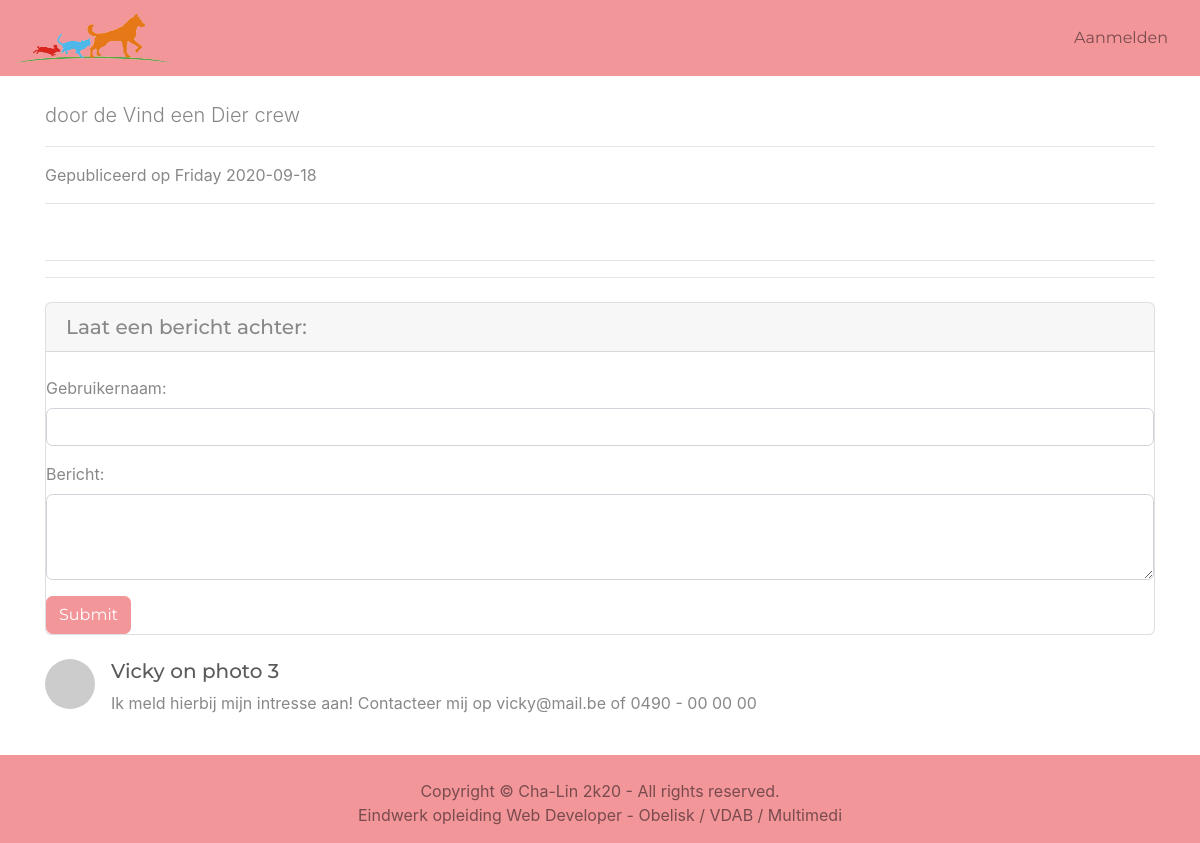
The app's page /photo.php?id=3 with its own data.
### tables this page shows
CREATE TABLE `comments` (
  `CommentID` int(11) NOT NULL,
  `FotoID` int(11) NOT NULL,
  `Gebruiker` varchar(25) NOT NULL,
  `Bericht` text NOT NULL
);

### admin/includes/Database.php (called while the page is built, shortened)
<?php
class Database
{
    public $connection;
    public function open_db_connection(){
        $this->connection = mysqli_connect(DB_HOST, DB_USER, DB_PASS, DB_NAME);
    }
    public function query($sql){
        $result = $this->connection->query($sql);
        return $result;
    }
    public function escape_string($string){
        $escaped_string = $this->connection->real_escape_string($string);
        return $escaped_string;
    }
}
$database = new Database();
?>

### admin/includes/Db_object.php (called while the page is built, shortened)
<?php
class Db_object
{
    public static function find_by_id($ObjectID, $ObjectIdColumnName){
        $result = static::find_this_query("SELECT * FROM " . static::$db_table . " WHERE " . $ObjectIdColumnName . "=$ObjectID LIMIT 1");
        return !empty($result) ? array_shift($result) : false;
    }
    public static function find_this_query($sql){
        global $database;
        $result = $database->query($sql);
        $the_object_array = array();
        while ($row = mysqli_fetch_array($result)){
            $the_object_array[] = static::instantie($row);
        }
        return $the_object_array;
    }
    public static function instantie($result){
        $the_object = new $calling_class;
        foreach ($result as $the_attribute => $value) {
            if($the_object->has_the_attribute($the_attribute)){
                $the_object->$the_attribute = $value;
            }
        }
        return $the_object;
    }
    private function has_the_attribute($the_attribute){
        $object_properties = get_object_vars($this);
        return array_key_exists($the_attribute, $object_properties);
    }
}

### admin/includes/Comment.php (called while the page is built, shortened)
<?php
class Comment extends Db_object
{
    protected static $db_table = "comments";
    public static function find_the_comment($FotoID){
        global $database;
        $sql = "SELECT * FROM " . self::$db_table;
        $sql .= " WHERE FotoID = " . $database->escape_string($FotoID);
        $sql .= " ORDER BY FotoID ASC";
        return self::find_this_query($sql);
    }
}
?>

### photo.php (the view, shortened to what this page needs)
<?php
include ("includes/header.php");
$foto = Photo::find_by_id($_GET['id'], 'FotoID');
$comments = Comment::find_the_comment($foto->FotoID);
?>
<div class="container">
    <div class="row">
        <div class="col-lg-12">
            <p class="lead">
                door de Vind een Dier crew
            </p>
            <hr>
            <?php echo "Gepubliceerd op " .date("l"). " ". date("Y-m-d") . "<br>"; ?>
            <hr>
            <hr>
            <hr>
            <div class="card my-4">
                <h5 class="card-header">Laat een bericht achter:</h5>
                <div class="card-Bericht">
                    <form method="post">
                        <div class="form-group">
                        <br>
                            <label for="Gebruiker"> Gebruikernaam:</label>
                            <input type="text" name="Gebruiker" class="form-control">
                        </div>
                        <div class="form-group">
                        <label for="Bericht"> Bericht:</label>
                            <textarea class="form-control" name="Bericht" rows="3"></textarea>
                        </div>
                        <button type="submit" name="submit" class="btn btn-secondary">Submit</button>
                    </form>
                </div>
            </div>
            <?php foreach ($comments as $comment): ?>
            <div class="media mb-4">
                <img class="d-flex mr-3 rounded-circle" src="http://placeimg.com/50/50/people" alt="">
                <div class="media-Bericht">
                    <h5 class="mt-0"><?php echo $comment->Gebruiker; ?> on photo <?php echo $comment->FotoID; ?></h5>
                    <p><?php echo $comment->Bericht; ?></p>
                </div>
            </div>
            <?php endforeach; ?>
        </div>
    </div>
</div>
<?php include('includes/footer.php') ?>
</html>

### records on screen
comments: Gebruiker "Vicky", FotoID "3", Bericht "Ik meld hierbij mijn intresse aan! Contacteer mij op vicky@mail.be of 0490 - 00 00 00"
